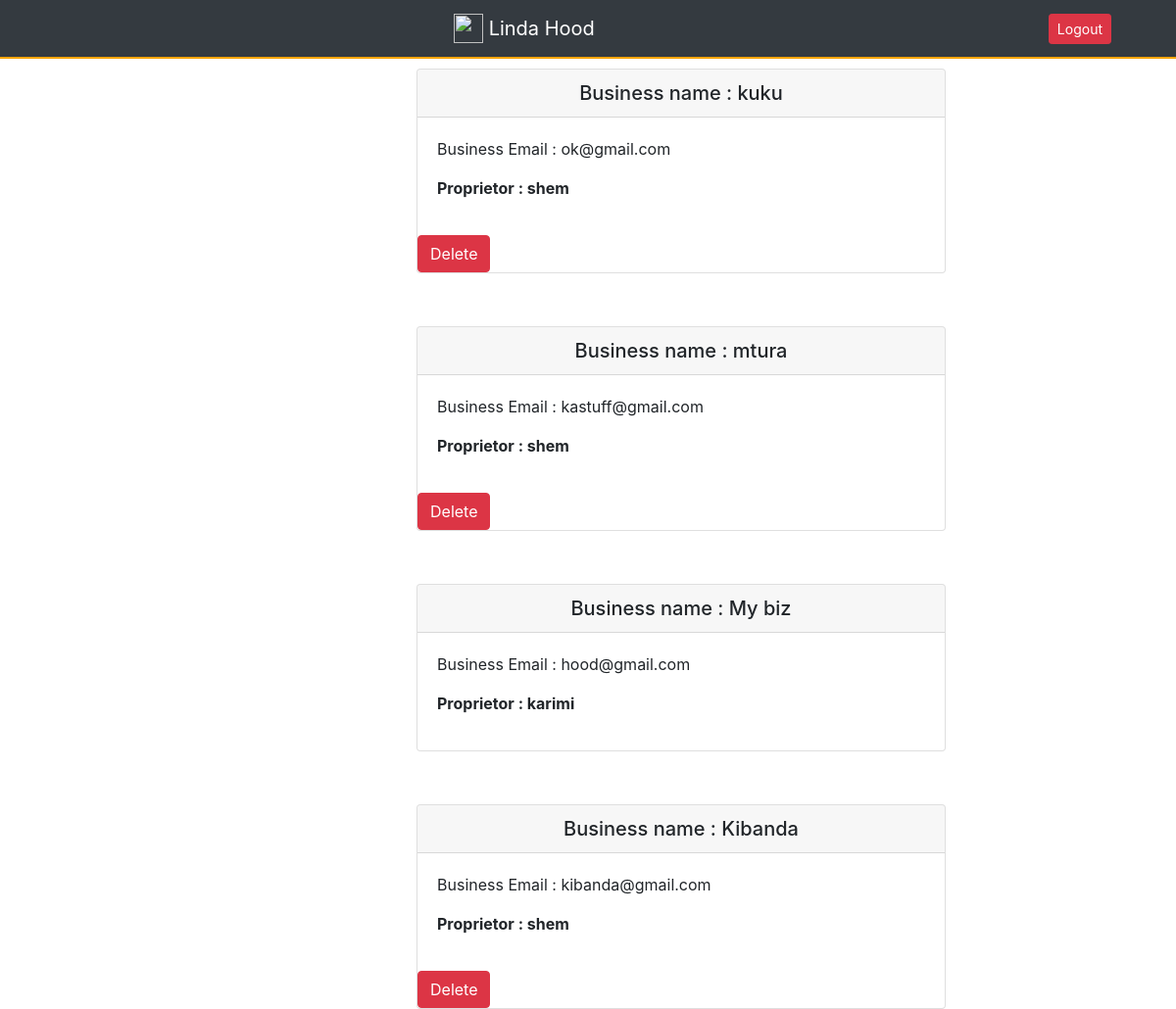
The page /posts/ (signed in) on the database its author committed.
### posts/models.py (models this page shows, shortened)
class Business(models.Model):
    user = models.ForeignKey(User, related_name="businesses")
    created_at = models.DateTimeField(auto_now=True)
    business_name = models.CharField(max_length=140, blank=True, null=True)
    business_email = models.EmailField(max_length=70, blank=True)
    hood = models.ForeignKey(Hood, related_name='businesses', null=True, blank=True)
    class Meta:
        ordering = ['-created_at']
        unique_together = ['user', 'business_name']

### posts/views.py (the view)
class BusinessList(SelectRelatedMixin, generic.ListView):
    model = models.Business
    select_related = ('user', 'hood')

### posts/templates/posts/business_list.html
{% extends "posts/post_base.html" %}
{% block pre_post_content %}
<div class="col-md-4 mt-3">
  <h5>@{{user.username}}</h5>
</div>
{% endblock %}
{% block post_content %}
<div class="col-md-6 mt-3">
  {% if business_list.count == 0 %}
  <h4>No Businesses for this user yet!</h4>
  {% else %}
    {% for business in business_list %}
     {% include "posts/_post.html" %}
    {% endfor %}
  {% endif%}
</div>
{% endblock %}

### posts/templates/posts/_post.html (shortened to what this page needs)
<div class="post" style="margin-top: 10%">
  <div class="card" >
      <h5 class="card-header card-header text-center" >Business name : {{business.business_name}}</h5>
    <div class="card-body">
      <p>Business Email : {{business.business_email}}</p>
      <p><strong>Proprietor : {{business.user.username}}</strong></p>
    </div>
    <div class="content">
      {% if user.is_authenticated and business.user == user %}
      <a href="{% url 'posts:delete' pk=business.pk %}" title="delete" class="btn btn-danger">Delete</a>
      {% endif %}
    </div>
  </div>
</div>

### rows shown on the page
Business: business_name "kuku", business_email "ok@gmail.com", user.username "shem", shows "Delete"
Business: business_name "mtura", business_email "kastuff@gmail.com", user.username "shem", shows "Delete"
Business: business_name "My biz", business_email "hood@gmail.com", user.username "karimi"
Business: business_name "Kibanda", business_email "kibanda@gmail.com", user.username "shem", shows "Delete"
